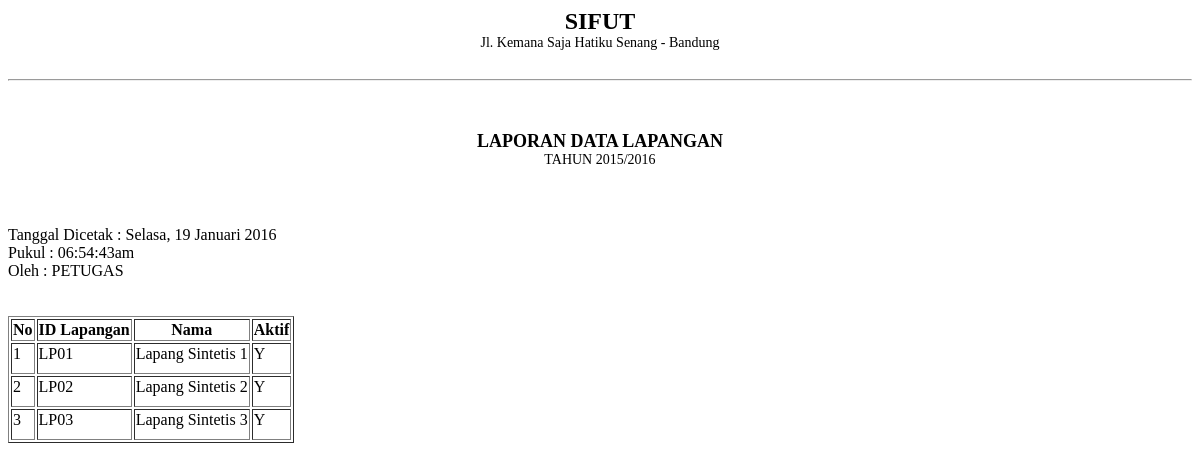
Screenshot of /pegawai/module_lapang/table_lapang.php with the database file from the repository.
### tables this page shows
CREATE TABLE `lapang` (
  `id_lapang` char(8) NOT NULL,
  `nama` varchar(30) NOT NULL,
  `aktif` enum('Y','T') NOT NULL
);

### pegawai/module_lapang/table_lapang.php (the view, shortened to what this page needs)
<?php
$array_hari = array(1=>"Senin","Selasa","Rabu","Kamis","Jumat", "Sabtu","Minggu");
$hari = $array_hari[date("N")];
$tanggal = date ("j");
$array_bulan = array(1=>"Januari","Februari","Maret", "April", "Mei", "Juni","Juli","Agustus","September","Oktober", "November","Desember");
$bulan = $array_bulan[date("n")];
$tahun = date("Y");
echo '
<div class="title">SIFUT</div>
          <div class="stat">Jl. Kemana Saja Hatiku Senang - Bandung</div>
          <hr size="2">
          <div class="sub-title">LAPORAN DATA LAPANGAN</div>
          <div class="sub-stat">TAHUN 2015/2016</div>
          <br>
          Tanggal Dicetak : '.$hari . ", ".$tanggal." ".$bulan." ".$tahun.'
          <br>
          Pukul : '.date("h:i:sa").'
          <br>
          Oleh : PETUGAS
            <br>
'
?>
<table border="1">
        <tr>
          <th>No</th>
          <th>ID Lapangan</th>
          <th>Nama</th>
          <th>Aktif</th>
        </tr>
      <tbody border="1">
<?php
	$tampil_mahasiswa = mysql_query("SELECT * FROM lapang ORDER BY id_lapang");
    $no=1;
    while ($tampil=mysql_fetch_array($tampil_mahasiswa)){
       echo "<tr><td>$no</td>
             <td class='tab-col'>$tampil[id_lapang]</td>
               <td>$tampil[nama]</td>
               <td>$tampil[aktif]</td>
            </tr>
             ";
        $no++;
    }
  echo "
        </tbody>
        </table>
        </div>";
?>

### pegawai/module_lapang/table_lapang.php (style rules this page uses)
.title { font-size: 24px; font-weight: bold; margin-bottom: 0px; text-align: center; }
.stat { font-size: 14px; padding-bottom: 20px; text-align: center; }
.sub-title { font-size: 18px; font-weight: bold; text-align: center; margin-top: 50px; }
.sub-stat { text-align: center; margin-bottom: 40px; font-size: 14px; font-weight: 100; }
td { padding-bottom: 10px; }

### rows the page displays
lapang: id_lapang "LP01", nama "Lapang Sintetis 1", aktif "Y"
lapang: id_lapang "LP02", nama "Lapang Sintetis 2", aktif "Y"
lapang: id_lapang "LP03", nama "Lapang Sintetis 3", aktif "Y"

### other values shown
$tanggal "19"
